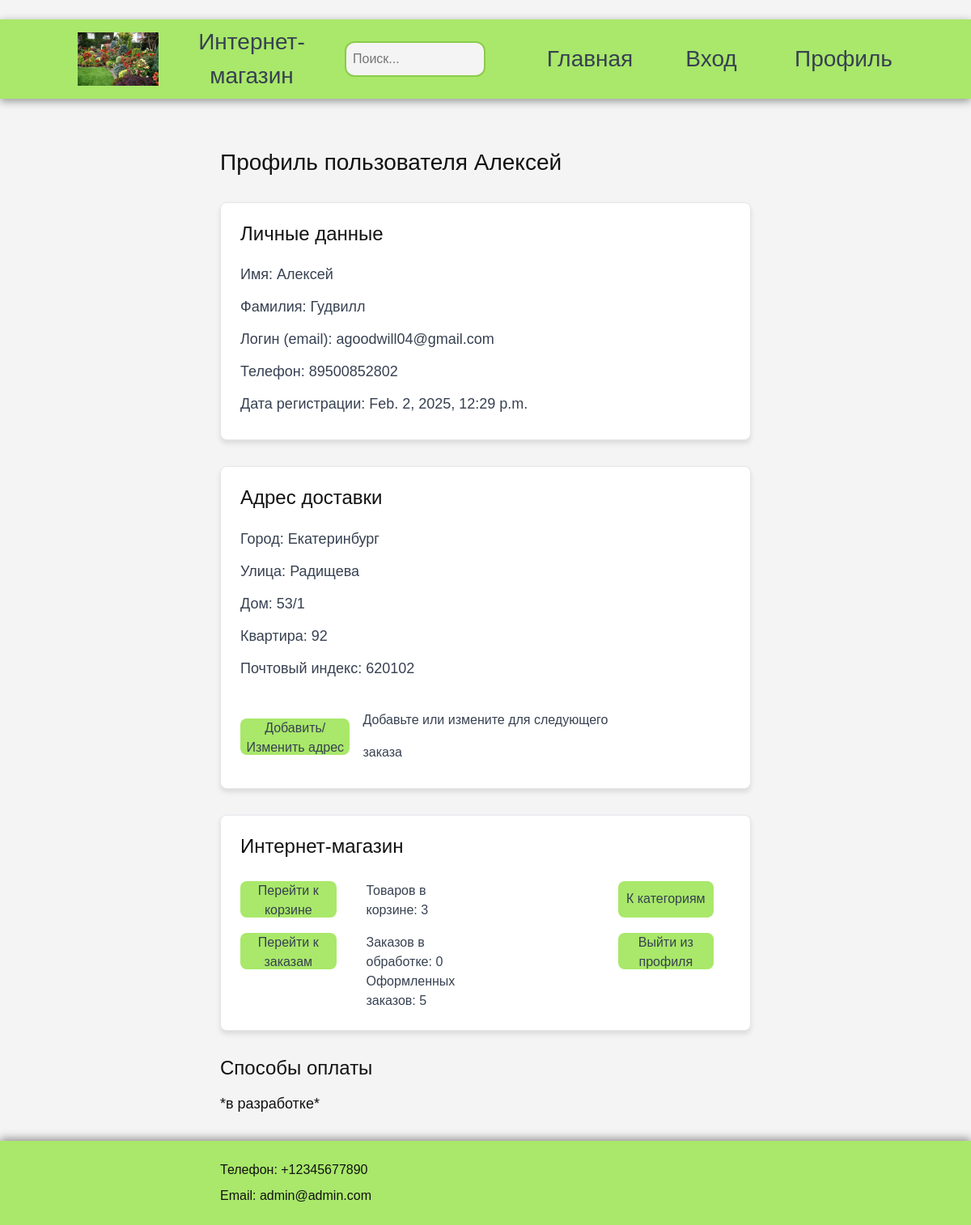
The app's page /profil/ (signed in), older data.
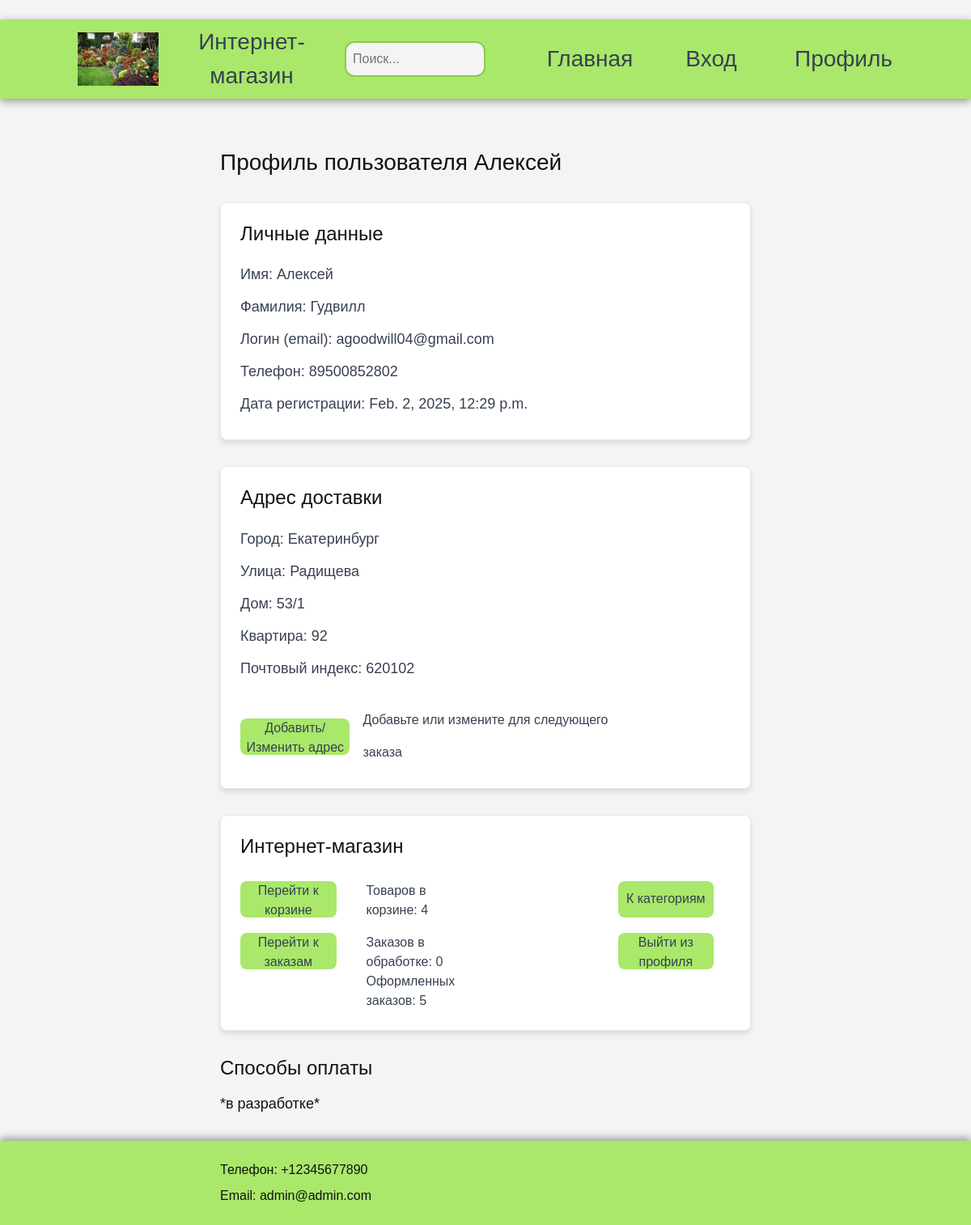
The same page, newer data.
### shop/models.py (models this page shows, shortened)
class Cart(models.Model):
    user = models.OneToOneField(ShopUser, on_delete=models.CASCADE, related_name="cart")
    created_at = models.DateTimeField(auto_now_add=True)

class CartItem(models.Model):
    cart = models.ForeignKey(Cart, related_name="items", on_delete=models.CASCADE)
    product = models.ForeignKey('Product', on_delete=models.CASCADE)
    quantity = models.PositiveIntegerField(default=0)
    is_selected = models.BooleanField(default=False)

### shop/views.py (the view)
# urls.py: path('profil/', views.profil, name='profil'),
def profil(request): # страница профиля
    if 'user_id' not in request.session:
        messages.error(request, "Вы не выполнили вход в профиль. Если у вас нет профиля, пройдите регистрацию.")
        return redirect('shop:registration')
    user = ShopUser.objects.get(id=request.session['user_id'])
    cart = user.cart  # Корзина пользователя
    orders = user.orders.all()
    pending_orders = orders.filter(status="Ожидает обработки")
    ordered_orders = orders.filter(status="Заказан")
    return render(request, 'shop/profil.html', {'user': user, 'pending_orders': pending_orders, 'ordered_orders': ordered_orders, 'cart': cart})

### shop/templatetags/calculations.py (called while the page is built)
@register.filter
def sum_order(items):
    i = 0
    for item in items:
        i+=1
    return i

@register.filter
def sum_cart(items):
    i = 0
    for item in items:
        if item.quantity:
            i+=1*item.quantity
        else:
            i+=1
    return i

### shop/templates/shop/profil.html (shortened to what this page needs)
﻿{% extends "shop/base.html" %}
{% load calculations %}
{% block content %}
<h2>Профиль пользователя {{ user.first_name }} </h2>
<article class="profil_data">
    <h3>Личные данные</h3>
    <p>Имя: {{ user.first_name }}</p>
    <p>Фамилия: {{ user.surname}}</p>
    <p>Логин (email): {{ user.email }}</p>
    <p>Телефон: {{ user.phone_number }}</p>
    <p>Дата регистрации: {{ user.created_at }}</p>
</article>
<article class="profil_data">
    <h3>Адрес доставки</h3>
    <p>Город: {{ user.city }}</p>
    <p>Улица: {{ user.street}}</p>
    <p>Дом: {{ user.house }}</p>
    <p>Квартира: {{ user.apartment }}</p>
    <p>Почтовый индекс: {{ user.postal_code }}</p>
    <section class="profil-form">
        <article class="basket-content">
            <button class="profil-btn" style="width: 35%;" onclick="toggleForm()">Добавить/Изменить адрес</button>
            <p>Добавьте или измените для следующего заказа</p>
        </article>
    </section>
</article>
<article class="order-basket">
    <section class="basket-content">
        <h3>Интернет-магазин</h3>
    </section>
    <section class="basket-section" style="grid-template-columns: repeat(4, 1fr);">
        <form method="post" action="{% url 'shop:cart' %}">
            <button type="submit" class="profil-btn">Перейти к корзине</button>
        </form>
        <section class="basket-content">
            <p>Товаров в корзине: {{ cart.items.all|sum_cart }}</p>
        </section>
        <form method="post" action="{% url 'shop:category_list' %}" style="grid-column-start: 4;">
            <button type="submit" class="profil-btn">К категориям</button>
        </form>
        <form method="post" action="{% url 'shop:order' %}">
            <button type="submit" class="profil-btn">Перейти к заказам</button>
        </form>
        <section class="basket-section" style="gap: 0;">
            <p>Заказов в обработке: {{ pending_orders|sum_order }}</p>
            <p>Оформленных заказов: {{ ordered_orders|sum_order }}</p>
        </section>
        <form method="post" action="{% url 'shop:logout_view' %}" style="grid-column-start: 4;">
            <button type="submit" class="profil-btn">Выйти из профиля</button>
        </form>
    </section>
</article>
<h3>Cпособы оплаты</h3>
<p>*в разработке*</p>
{% endblock content %}

Row changes from the older to the newer data that the page shows:
changed through a linked row, Cart: items.all|sum_cart "3" → "4"
